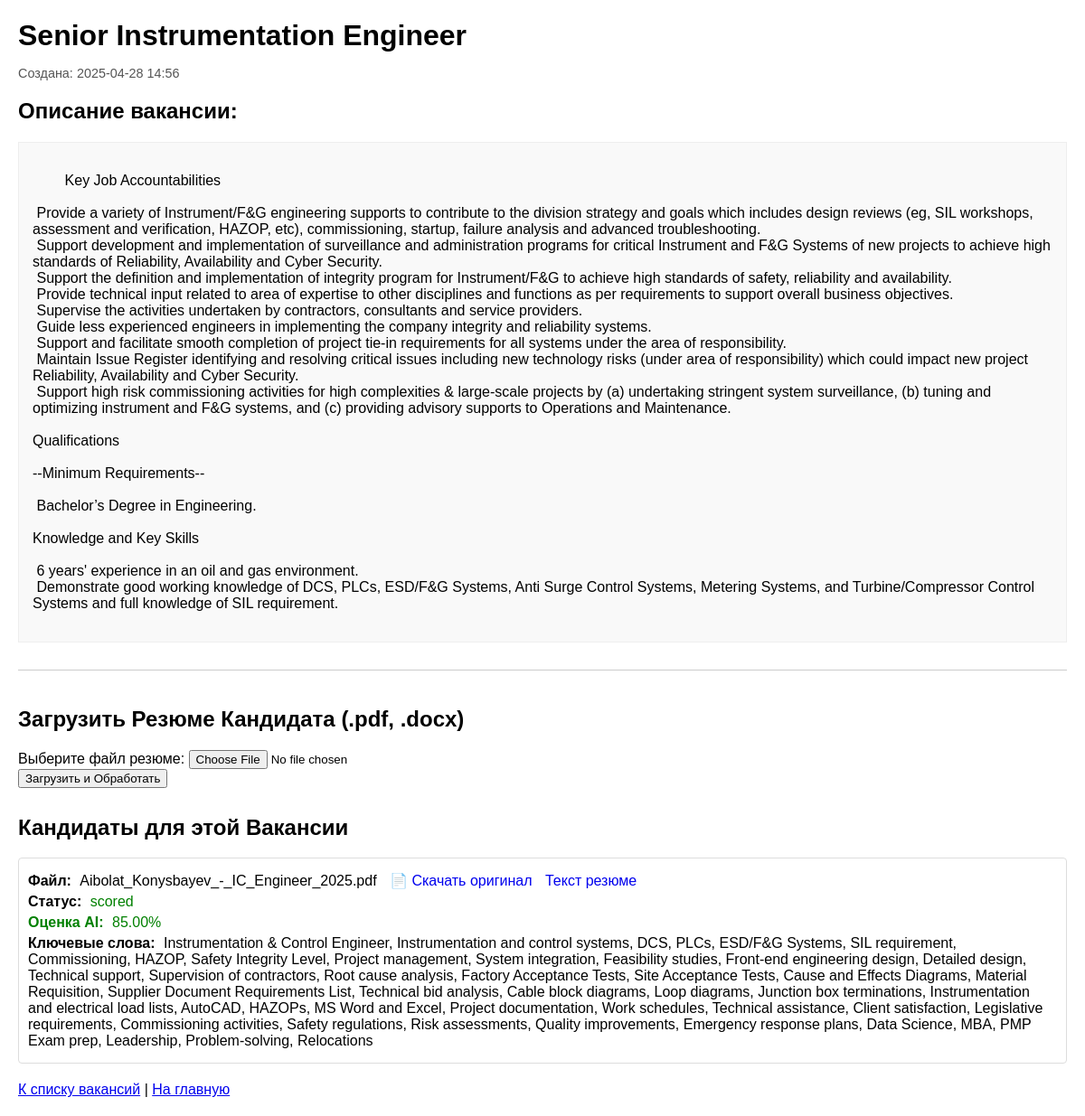
The page /jobs/3 (signed in) on the database as committed earlier.
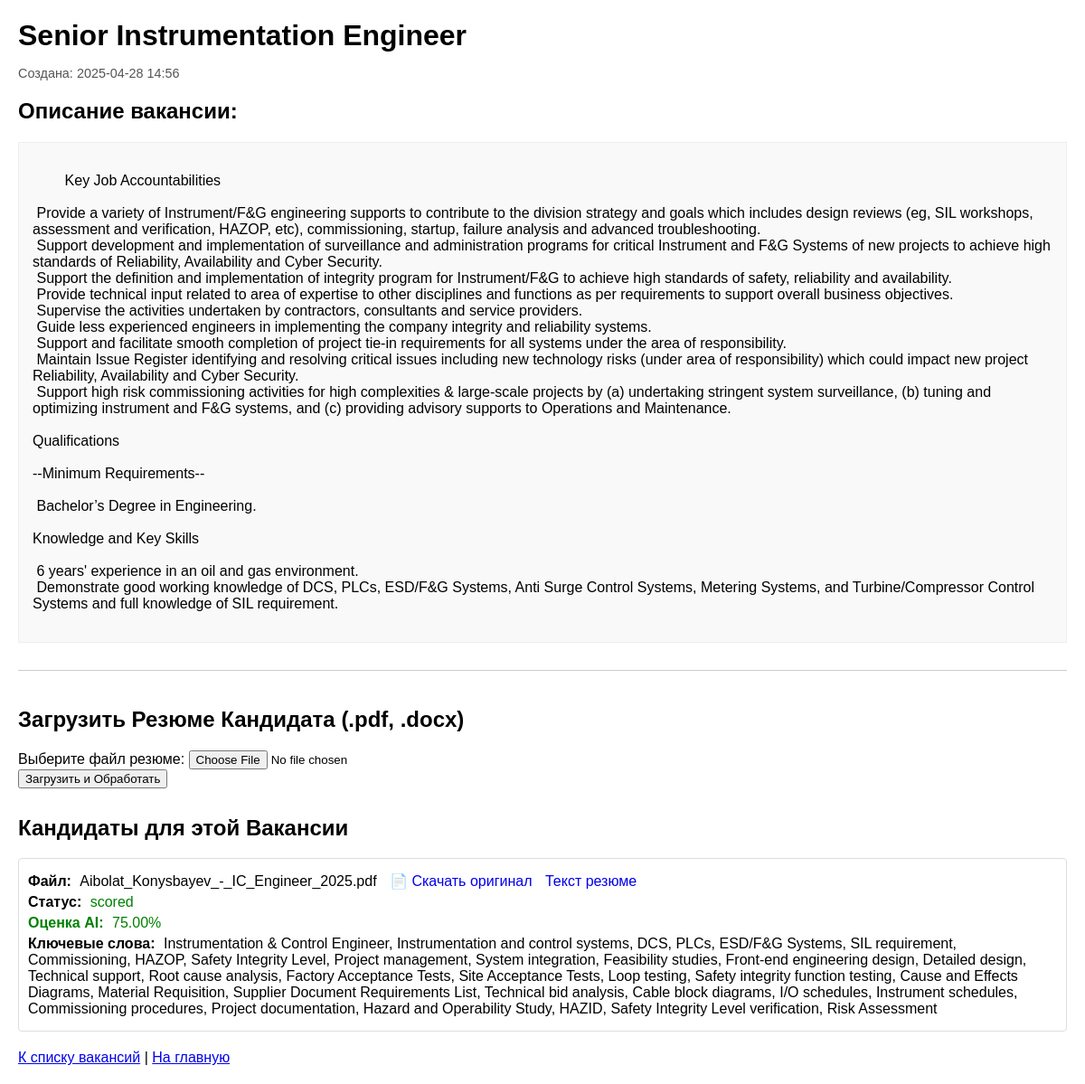
The same page on the database as committed later.
### app.py (models this page shows, shortened)
class Candidate(db.Model):
    id = db.Column(db.Integer, primary_key=True)
    vacancy_id = db.Column(db.Integer, db.ForeignKey('vacancy.id'), nullable=False)
    original_filename = db.Column(db.String(255), nullable=False)
    storage_path = db.Column(db.String(255), nullable=True)
    extracted_text = db.Column(db.Text, nullable=True)
    ai_score = db.Column(db.Float, nullable=True)
    keywords = db.Column(db.Text, nullable=True)
    status = db.Column(db.String(50), nullable=False, default='uploaded')
    created_at = db.Column(db.DateTime, nullable=False, default=datetime.utcnow)

### app.py (the view)
@app.route('/jobs/<int:job_id>')
@login_required
def view_job(job_id):
    job = Vacancy.query.get_or_404(job_id)
    if job.user_id != current_user.id:
        abort(403)
    candidates = job.candidates # Получаем список кандидатов
    return render_template('view_job.html', job=job, user=current_user, candidates=candidates)

### app.py (called while the page is built)
@login_manager.user_loader
def load_user(user_id):
    return User.query.get(int(user_id))

@app.template_filter('from_json')
def from_json_filter(json_string):
    if isinstance(json_string, str):
        try:
            return json.loads(json_string)
        except (json.JSONDecodeError, TypeError):
            return None
    return json_string

### templates/view_job.html (shortened to what this page needs)
<!DOCTYPE html>
<html lang="ru">
<head>
</head>
<body>
    <h1>{{ job.title }}</h1>
    <p class="job-meta">
        Создана: {{ job.created_at.strftime('%Y-%m-%d %H:%M') }}
    </p>
    <h2>Описание вакансии:</h2>
    <div class="job-description">
        {{ job.description }}
    </div>
    <div style="margin-top: 30px; padding-top: 20px; border-top: 1px solid #ccc;">
        <h2>Загрузить Резюме Кандидата (.pdf, .docx)</h2>
        <form method="POST" action="{{ url_for('upload_resume', job_id=job.id) }}" enctype="multipart/form-data">
            <div>
                <label for="resume_file">Выберите файл резюме:</label>
                <input type="file" id="resume_file" name="resume_file" accept=".pdf,.docx" required>
            </div>
            <button type="submit">Загрузить и Обработать</button>
        </form>
    </div>
    <div style="margin-top: 30px;">
        <h2>Кандидаты для этой Вакансии</h2>
        {% if candidates %}
            <ul class="candidate-list">
            {% for candidate in candidates %}
                <li class="candidate-item">
                    <p><strong>Файл:</strong> {{ candidate.original_filename }}
                       {% if candidate.storage_path %}
                           <a href="{{ url_for('download_resume', candidate_id=candidate.id) }}" target="_blank" style="margin-left: 10px; text-decoration: none;">
                               📄 Скачать оригинал
                           </a>
                       {% endif %}
                       {% if candidate.extracted_text %}
                           <a href="{{ url_for('view_extracted_text', candidate_id=candidate.id) }}" target="_blank" style="margin-left: 10px; text-decoration: none;">
                               Текст резюме
                           </a>
                       {% endif %}
                    </p>
                    <p><strong>Статус:</strong> <span class="status-{{ candidate.status }}">{{ candidate.status }}</span></p>
                    {% if candidate.status == 'scored' %}
                        <p style="color: green;"><strong>Оценка AI:</strong> {{ "%.2f" | format(candidate.ai_score) }}%</p>
                        {% if candidate.keywords %}
                            {% set keywords_list = candidate.keywords | from_json %}
                            <p><strong>Ключевые слова:</strong>
                                {% if keywords_list and (keywords_list is iterable) and (keywords_list is not string) %}
                                    {{ keywords_list | join(', ') }}
                                {% else %}
                                    Не выделены AI или ошибка формата.
                                {% endif %}
                            </p>
                        {% endif %}
                    {% endif %}
                </li>
            {% endfor %}
            </ul>
        {% else %}
            <p class="no-jobs">Кандидатов пока нет.</p>
        {% endif %}
    </div>
    <p style="margin-top: 20px;">
        <a href="{{ url_for('list_jobs') }}">К списку вакансий</a>
         |
        <a href="{{ url_for('index') }}">На главную</a>
    </p>
</body>
</html>

Rows that differ between the two databases and show on the page:
changed Candidate "Aibolat_Konysbayev_-_IC_Engineer_2025.pdf": ai_score "85.00" → "75.00"; keywords_list "…Detailed design, Technical support, Supervision of contractors, Root cause analysis, Factory Acceptance Tests, Site Acceptance Tests, Cause and Effects Diagrams, Material Requisition, Supplier Document Requirements List, Technical bid analysis, Cable block diagrams, Loop diagrams, Junction box terminations, Instrumentation and electrical load lists, AutoCAD, HAZOPs, MS Word and Excel, Project documentation, Work schedules, Technical assistance, Client satisfaction, Legislative requirements, Commissioning activities, Safety regulations, Risk assessments, Quality improvements, Emergency response plans, Data Science, MBA, PMP Exam prep, Leadership, Problem-solving, Relocations" → "…Detailed design, Technical support, Root cause analysis, Factory Acceptance Tests, Site Acceptance Tests, Loop testing, Safety integrity function testing, Cause and Effects Diagrams, Material Requisition, Supplier Document Requirements List, Technical bid analysis, Cable block diagrams, I/O schedules, Instrument schedules, Commissioning procedures, Project documentation, Hazard and Operability Study, HAZID, Safety Integrity Level verification, Risk Assessment"
